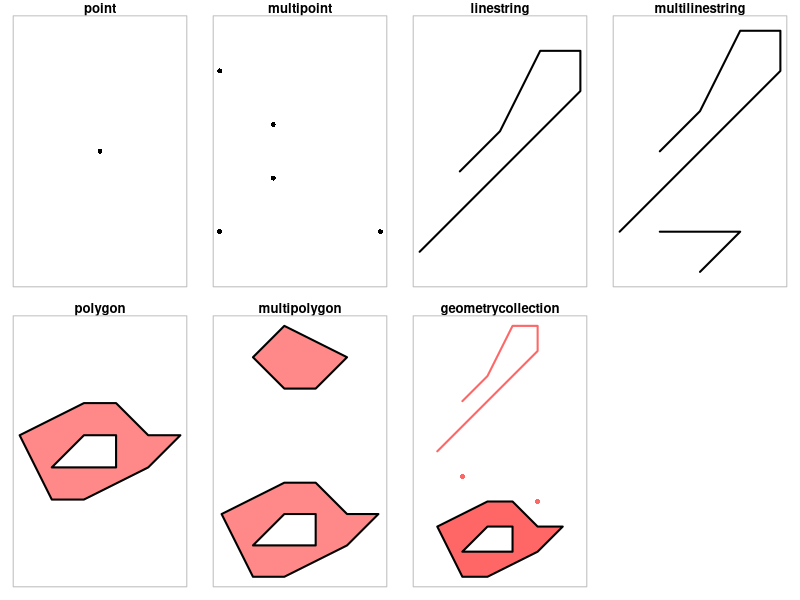
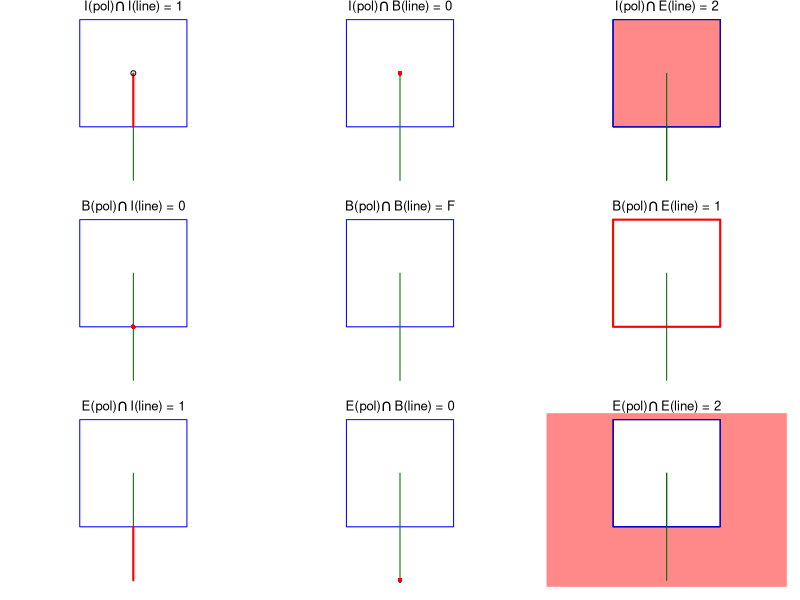
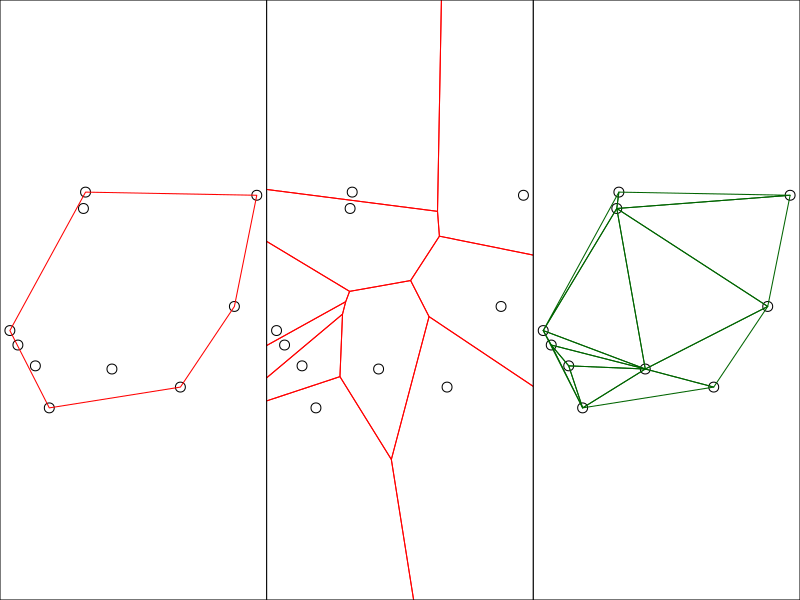
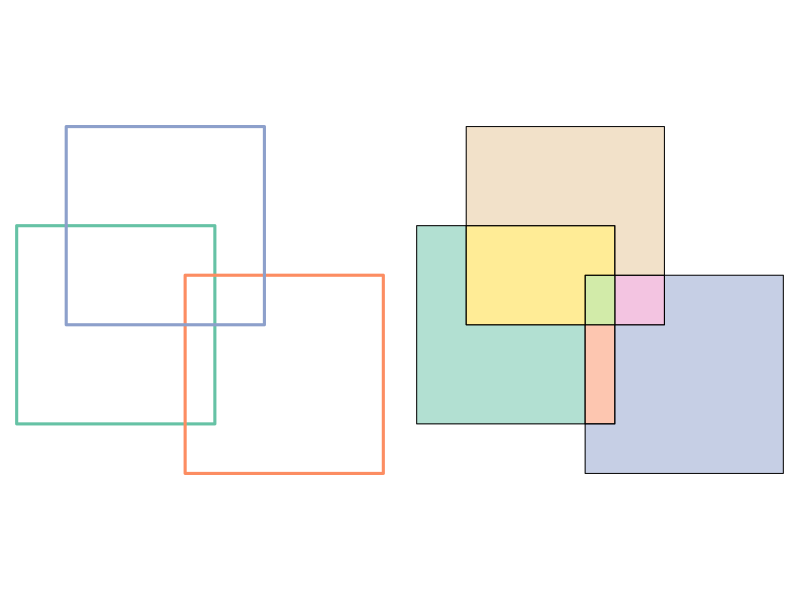
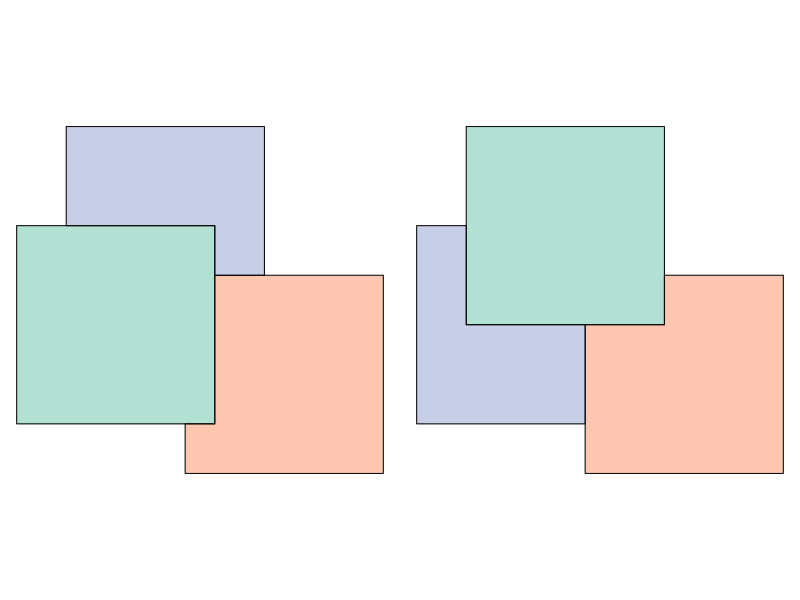
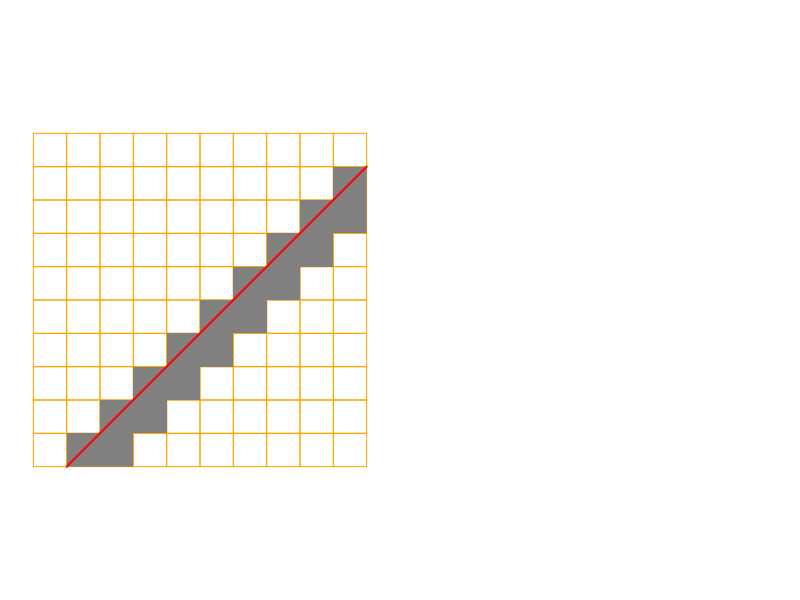

Source code (R) for these figures, in order:
## ---- chunk 1
#| echo: false
#| label: fig-3-1
#| fig-cap: "심플 피처 지오메트리의 주요 유형"

library(sf) |> suppressPackageStartupMessages()
par(mfrow = c(2,4))
par(mar = c(1,1,1.2,1))

# 1
p <- st_point(0:1)
plot(p, pch = 16)
title("point")
box(col = 'grey')

# 2
mp <- st_multipoint(rbind(c(1,1), c(2, 2), c(4, 1), c(2, 3), c(1,4)))
plot(mp, pch = 16)
title("multipoint")
box(col = 'grey')

# 3
ls <- st_linestring(rbind(c(1,1), c(5,5), c(5, 6), c(4, 6), c(3, 4), c(2, 3)))
plot(ls, lwd = 2)
title("linestring")
box(col = 'grey')

# 4
mls <- st_multilinestring(list(
  rbind(c(1,1), c(5,5), c(5, 6), c(4, 6), c(3, 4), c(2, 3)),
  rbind(c(3,0), c(4,1), c(2,1))))
plot(mls, lwd = 2)
title("multilinestring")
box(col = 'grey')

# 5 polygon
po <- st_polygon(list(rbind(c(2,1), c(3,1), c(5,2), c(6,3), c(5,3), c(4,4), c(3,4), c(1,3), c(2,1)),
    rbind(c(2,2), c(3,3), c(4,3), c(4,2), c(2,2))))
plot(po, border = 'black', col = '#ff8888', lwd = 2)
title("polygon")
box(col = 'grey')

# 6 multipolygon
mpo <- st_multipolygon(list(
    list(rbind(c(2,1), c(3,1), c(5,2), c(6,3), c(5,3), c(4,4), c(3,4), c(1,3), c(2,1)),
        rbind(c(2,2), c(3,3), c(4,3), c(4,2), c(2,2))),
    list(rbind(c(3,7), c(4,7), c(5,8), c(3,9), c(2,8), c(3,7)))))
plot(mpo, border = 'black', col = '#ff8888', lwd = 2)
title("multipolygon")
box(col = 'grey')

# 7 geometrycollection
gc <- st_geometrycollection(list(po, ls + c(0,5), st_point(c(2,5)), st_point(c(5,4))))
plot(gc, border = 'black', col = '#ff6666', pch = 16, lwd = 2)
title("geometrycollection")
box(col = 'grey')

## ---- chunk 2
#| echo: false
#| message: true

(ls <- st_linestring(rbind(c(0,0), c(1,1), c(2,2), c(0,2), c(1,1), c(2,0))))

## ---- chunk 3
#| echo: false
#| message: true

c(is_simple = st_is_simple(ls))

## ---- chunk 4
#| echo: false
#| message: true

st_point(c(1,3,2))

## ---- chunk 5
#| echo: false
#| message: true

st_point(c(1,3,2), dim = "XYM")

## ---- chunk 6
#| echo: false
#| message: true

st_linestring(rbind(c(3,1,2,4), c(4,4,2,2)))

## ---- chunk 7
#| echo: false
#| message: true

(e <- st_intersection(st_point(c(0,0)), st_point(c(1,1))))
# GEOMETRYCOLLECTION EMPTY

## ---- chunk 8
#| echo: false
#| message: true

st_point()

## ---- chunk 9
#| echo: false
#| message: true

st_linestring(matrix(1,1,3)[0,], dim = "XYM")

## ---- chunk 10
#| echo: false
#| label: fig-3-2
#| fig-cap: "DE-9IM: 폴리곤의 내부, 경계, 외부(행)와 라인스트링의 내부, 경계, 외부(열) 간의 인터섹션"

library(sf)
polygon <- po <- st_polygon(list(rbind(c(0,0), c(1,0), c(1,1), c(0,1), c(0,0))))
p0 <- st_polygon(list(rbind(c(-1,-1), c(2,-1), c(2,2), c(-1,2), c(-1,-1))))
line <- li <- st_linestring(rbind(c(.5, -.5), c(.5, 0.5)))
s <- st_sfc(po, li)

par(mfrow = c(3,3))
par(mar = c(1,1,1,1))

# "1020F1102"
# 1: 1
plot(s, col = c(NA, 'darkgreen'), border = 'blue', main = expression(paste("I(pol)",intersect(),"I(line) = 1")))
lines(rbind(c(.5,0), c(.5,.495)), col = 'red', lwd = 2)
points(0.5, 0.5, pch = 1)

# 2: 0
plot(s, col = c(NA, 'darkgreen'), border = 'blue', main = expression(paste("I(pol)",intersect(),"B(line) = 0")))
points(0.5, 0.5, col = 'red', pch = 16)

# 3: 2
plot(s, col = c(NA, 'darkgreen'), border = 'blue', main = expression(paste("I(pol)",intersect(),"E(line) = 2")))
plot(po, col = '#ff8888', add = TRUE)
plot(s, col = c(NA, 'darkgreen'), border = 'blue', add = TRUE)

# 4: 0
plot(s, col = c(NA, 'darkgreen'), border = 'blue', main = expression(paste("B(pol)",intersect(),"I(line) = 0")))
points(.5, 0, col = 'red', pch = 16)

# 5: F
plot(s, col = c(NA, 'darkgreen'), border = 'blue', main = expression(paste("B(pol)",intersect(),"B(line) = F")))

# 6: 1
plot(s, col = c(NA, 'darkgreen'), border = 'blue', main = expression(paste("B(pol)",intersect(),"E(line) = 1")))
plot(po, border = 'red', col = NA, add = TRUE, lwd = 2)

# 7: 1
plot(s, col = c(NA, 'darkgreen'), border = 'blue', main = expression(paste("E(pol)",intersect(),"I(line) = 1")))
lines(rbind(c(.5, -.5), c(.5, 0)), col = 'red', lwd = 2)

# 8: 0
plot(s, col = c(NA, 'darkgreen'), border = 'blue', main = expression(paste("E(pol)",intersect(),"B(line) = 0")))
points(.5, -.5, col = 'red', pch = 16)

# 9: 2
plot(s, col = c(NA, 'darkgreen'), border = 'blue', main = expression(paste("E(pol)",intersect(),"E(line) = 2")))
plot(p0 / po, col = '#ff8888', add = TRUE)
plot(s, col = c(NA, 'darkgreen'), border = 'blue', add = TRUE)

## ---- chunk 11
#| echo: false
#| message: true

st_relate(polygon, line)

## ---- chunk 12
#| echo: false
#| label: fig-3-3
#| fig-cap: "포인트의 집합, 왼편은 컨벡스 헐(빨간색), 가운데는 보로노이 폴리곤, 오른편은 들로네 삼각망"

par(mar = rep(0,4), mfrow = c(1, 3))
set.seed(133331)
mp <- st_multipoint(matrix(runif(20), 10))
plot(mp, cex = 2)
plot(st_convex_hull(mp), add = TRUE, col = NA, border = 'red')
box()
plot(mp, cex = 2)
plot(st_voronoi(mp), add = TRUE, col = NA, border = 'red')
box()
plot(mp, cex = 2)
plot(st_triangulate(mp), add = TRUE, col = NA, border = 'darkgreen')
box()

## ---- chunk 13
#| echo: false
#| label: "왼쪽: 세 개의 겹치는 정사각형이 있는데, 모든 사각형이 겹치는 부분을 어떻게 확인할 수 있을까 오른쪽: 서로 겹치지 않는 고유한 에너리 교차"

par(mar = rep(.1, 4), mfrow = c(1, 2))
sq <- function(pt, sz = 1) st_polygon(list(rbind(c(pt - sz), 
  c(pt[1] + sz, pt[2] - sz), c(pt + sz), c(pt[1] - sz, pt[2] + sz), c(pt - sz))))
x <- st_sf(box = 1:3, st_sfc(sq(c(0, 0)), sq(c(1.7, -0.5)), sq(c(0.5, 1))))
plot(st_geometry(x), col = NA, border = sf.colors(3, categorical = TRUE), lwd = 3)
plot(st_intersection(st_geometry(x)), col = sf.colors(7, categorical=TRUE, alpha = .5))

## ---- chunk 14
#| echo: false
#| label: fig-3-5
#| fig-cap: "박스를 서로다른 순서에 따라 differece를 적용한 결과: 왼쪽은 원리 순서이고 오른쪽은 반대 순서"

par(mar = rep(.1, 4), mfrow = c(1, 2)) 
xg <- st_geometry(x)
plot(st_difference(xg), col = sf.colors(3, alpha = .5, categorical=TRUE))
plot(st_difference(xg[3:1]), col = sf.colors(3, alpha = .5, categorical=TRUE))

## ---- chunk 15
#| echo: false
#| label: fig-3-6
#| fig-cap: "래스터화의 예기치 못한 결과: 각 셀의 좌측 상단 지점만 셀의 내부로 간주되기 때문에 대각선 아래에서 붉은 선에 접촉한 셀들도 래스터로 전환되었다."

library(stars) |> suppressPackageStartupMessages()
par(mar = rep(1, 4))
ls <- st_sf(a = 2, st_sfc(st_linestring(rbind(c(0.1, 0), c(1, .9)))))
grd <- st_as_stars(st_bbox(ls), nx = 10, ny = 10, xlim = c(0, 1.0), ylim = c(0, 1),
   values = -1)
r <- st_rasterize(ls, grd, options = "ALL_TOUCHED=TRUE")
r[r == -1] <- NA
plot(st_geometry(st_as_sf(grd)), border = 'orange', col = NA, 
     reset = FALSE, key.pos = NULL)
plot(r, axes = FALSE, add = TRUE, breaks = "equal", main = NA) # ALL_TOUCHED=FALSE;
plot(ls, add = TRUE, col = "red", lwd = 2)
